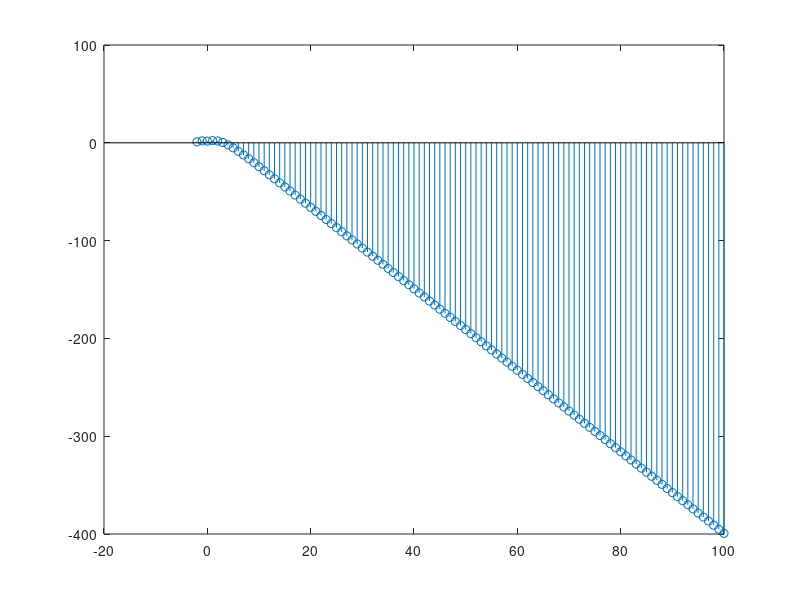

Reproduce this figure in MATLAB.
clear all; clc; close all;

n = [-2:100]';

y = [1; 2; zeros(length(n)-2,1)];
x = [0;0; n(3:end)];

for k=1:length(n)-2,
    y(k+2) = y(k+1) - 0.24*y(k) + x(k+2) - 2*x(k+1);
end

figure(3)
stem(n,y)